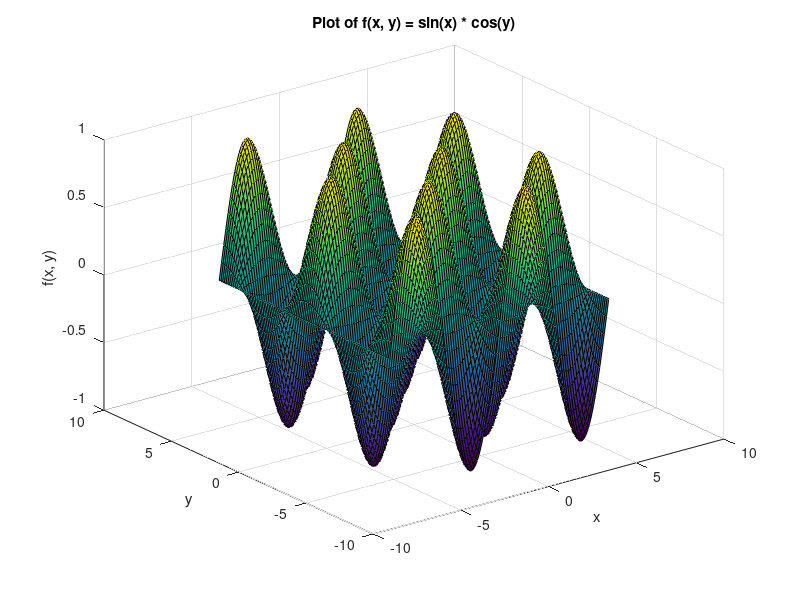

This figure's MATLAB source:
%Plot the function f (x,y)=sin(x)*cos(y) for -2pi<=x<=2pi and -2pi<=y<=2pi
x = linspace(-2*pi,2*pi,100);
y = linspace(-2*pi,2*pi,100);
[X,Y] = meshgrid(x,y);
Z = sin(X).*cos(Y);
figure;
surf(X,Y,Z);
title('Plot of f(x, y) = sin(x) * cos(y)');
xlabel('x');
ylabel('y');
zlabel('f(x, y)');
